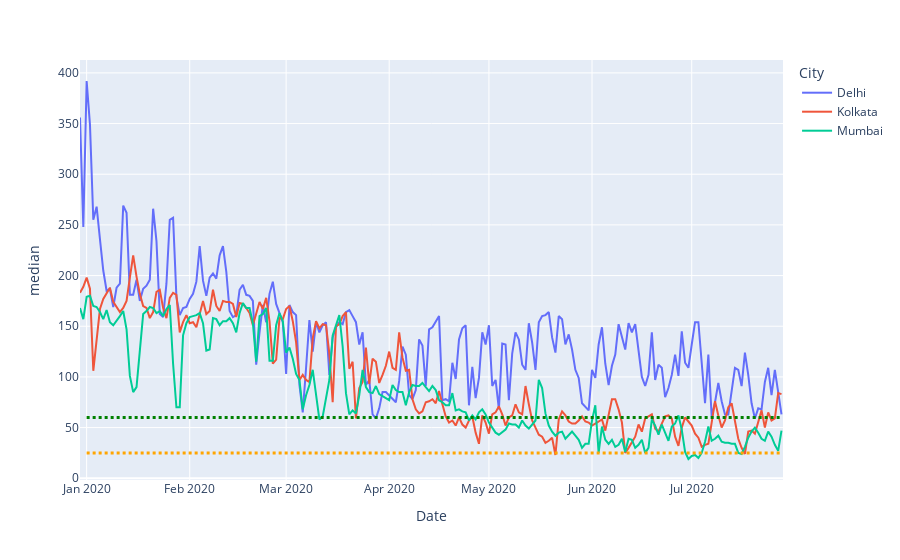

Notebook code cell kept with this figure:
### Code cell
fig=px.line(dfc,x='Date',y='median',color='City')
fig.add_shape(type="line",
            x0=start,
            y0=25,
            x1=end,
            y1=25,
            line=dict(
                color="orange",
                width=3,
                dash="dot",
            ))
fig.add_shape(type="line",
            x0=start,
            y0=60,
            x1=end,
            y1=60,
            line=dict(
                color="green",
                width=3,
                dash="dot",
            ))
fig.show()
fig.write_image(f'images/pm2.5_line_chart_3.png',width=1500,height=600)

### Figure 1 — Plotly figure (JSON) as saved in the notebook; plotly's stock layout.template omitted (floating-point values rounded to 4 significant figures; data arrays with more than 128 entries replaced by an {"elided": "..."} marker saying what was removed)
{"data": [{"hovertemplate": "City=Delhi<br>Date=%{x}<br>median=%{y}<extra></extra>", "legendgroup": "Delhi", "line": {"color": "#636efa", "dash": "solid"}, "mode": "lines", "name": "Delhi", "orientation": "v", "showlegend": true, "type": "scatter", "x": {"elided": "212 str values"}, "xaxis": "x", "y": {"elided": "212 int values"}, "yaxis": "y"}, {"hovertemplate": "City=Kolkata<br>Date=%{x}<br>median=%{y}<extra></extra>", "legendgroup": "Kolkata", "line": {"color": "#EF553B", "dash": "solid"}, "mode": "lines", "name": "Kolkata", "orientation": "v", "showlegend": true, "type": "scatter", "x": {"elided": "212 str values"}, "xaxis": "x", "y": {"elided": "212 int values"}, "yaxis": "y"}, {"hovertemplate": "City=Mumbai<br>Date=%{x}<br>median=%{y}<extra></extra>", "legendgroup": "Mumbai", "line": {"color": "#00cc96", "dash": "solid"}, "mode": "lines", "name": "Mumbai", "orientation": "v", "showlegend": true, "type": "scatter", "x": {"elided": "212 str values"}, "xaxis": "x", "y": {"elided": "212 int values"}, "yaxis": "y"}], "layout": {"autosize": true, "legend": {"title": {"text": "City"}, "tracegroupgap": 0}, "margin": {"t": 60}, "shapes": [{"line": {"color": "orange", "dash": "dot", "width": 3}, "type": "line", "x0": "2020-01-01", "x1": "2020-07-28", "y0": 25, "y1": 25}, {"line": {"color": "green", "dash": "dot", "width": 3}, "type": "line", "x0": "2020-01-01", "x1": "2020-07-28", "y0": 60, "y1": 60}], "xaxis": {"anchor": "y", "autorange": true, "domain": [0, 1], "range": ["2019-12-30", "2020-07-28 12:06:18.6454"], "title": {"text": "Date"}, "type": "date"}, "yaxis": {"anchor": "x", "autorange": true, "domain": [0, 1], "range": [-1.722, 412.7], "title": {"text": "median"}, "type": "linear"}}}
